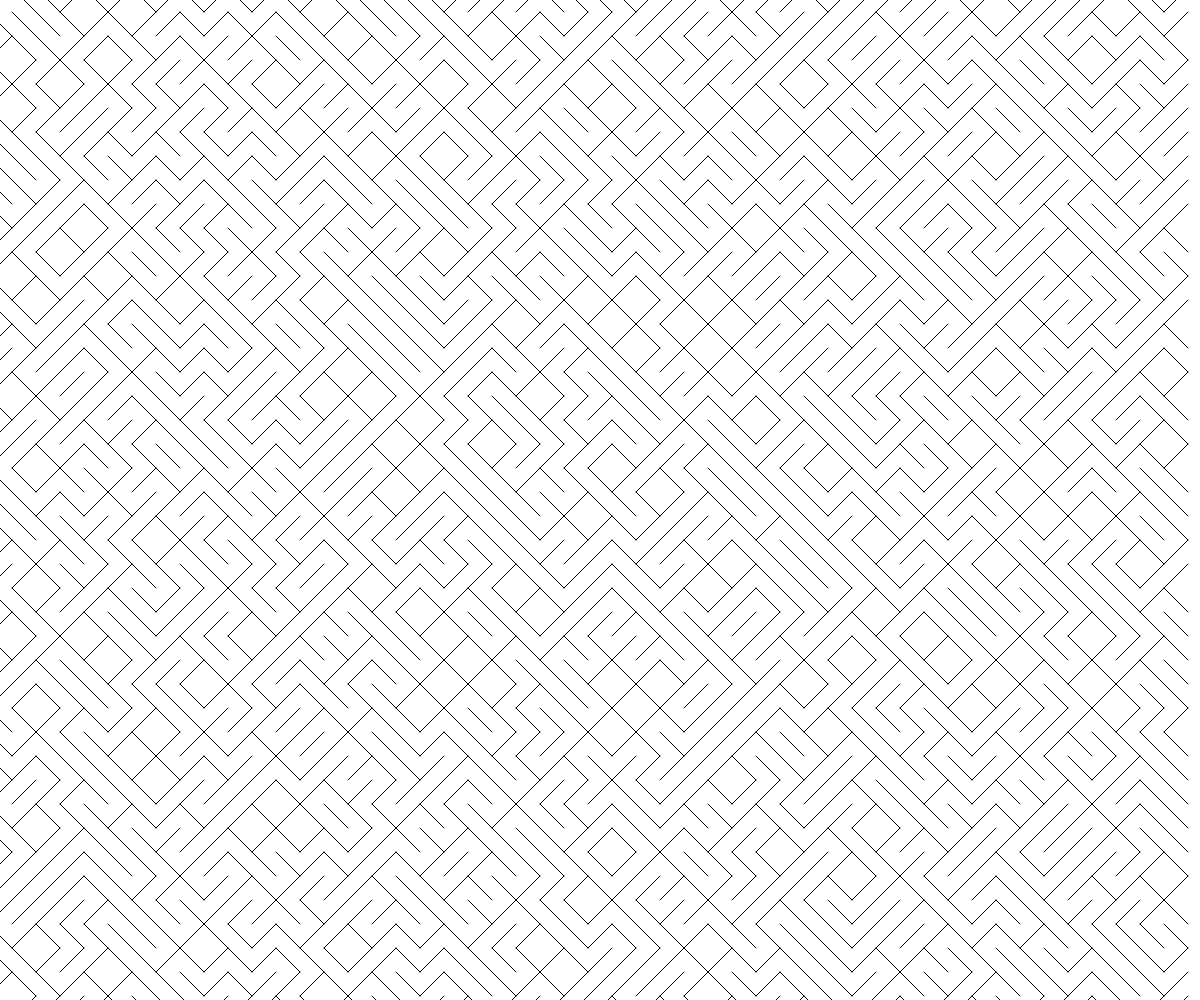
Frame 1 (no input)
Frame 60 (no input): identical to frame 1, image omitted
Frame 120 (the mouse pressed at the canvas centre since frame 60): identical to frame 1, image omitted

The p5.js sketch that drew this single still picture (run headless with seeded random() and noise() and a simulated clock; from frame 60 on, the mouse is pressed at the canvas centre):

// p5.js sketch
// ── sketch.js
// generative art
// mar 3, 2023



function setup() {
  createCanvas(windowWidth, windowHeight);
  background("white");
  
  lostsOfLines(50,50);

}

function draw() {

}

function lostsOfLines(cols, rows){
  for (let x = 0; x < cols; x++){
    for (let y = 0; y < rows; y++){
      let spaceAmount = width/cols;
      diagonalline(x*spaceAmount,y*spaceAmount, spaceAmount);
    }
  }

}


function diagonalline(x,y,spacing){
  if (random(100) > 50){
    //positive slope
    line(x-spacing/2, y + spacing/2, x + spacing/2, y - spacing/2);

  }
  else{
    // negatice slope
    line(x - spacing/2, y - spacing/2, x + spacing/2, y + spacing/2);
  }
}
